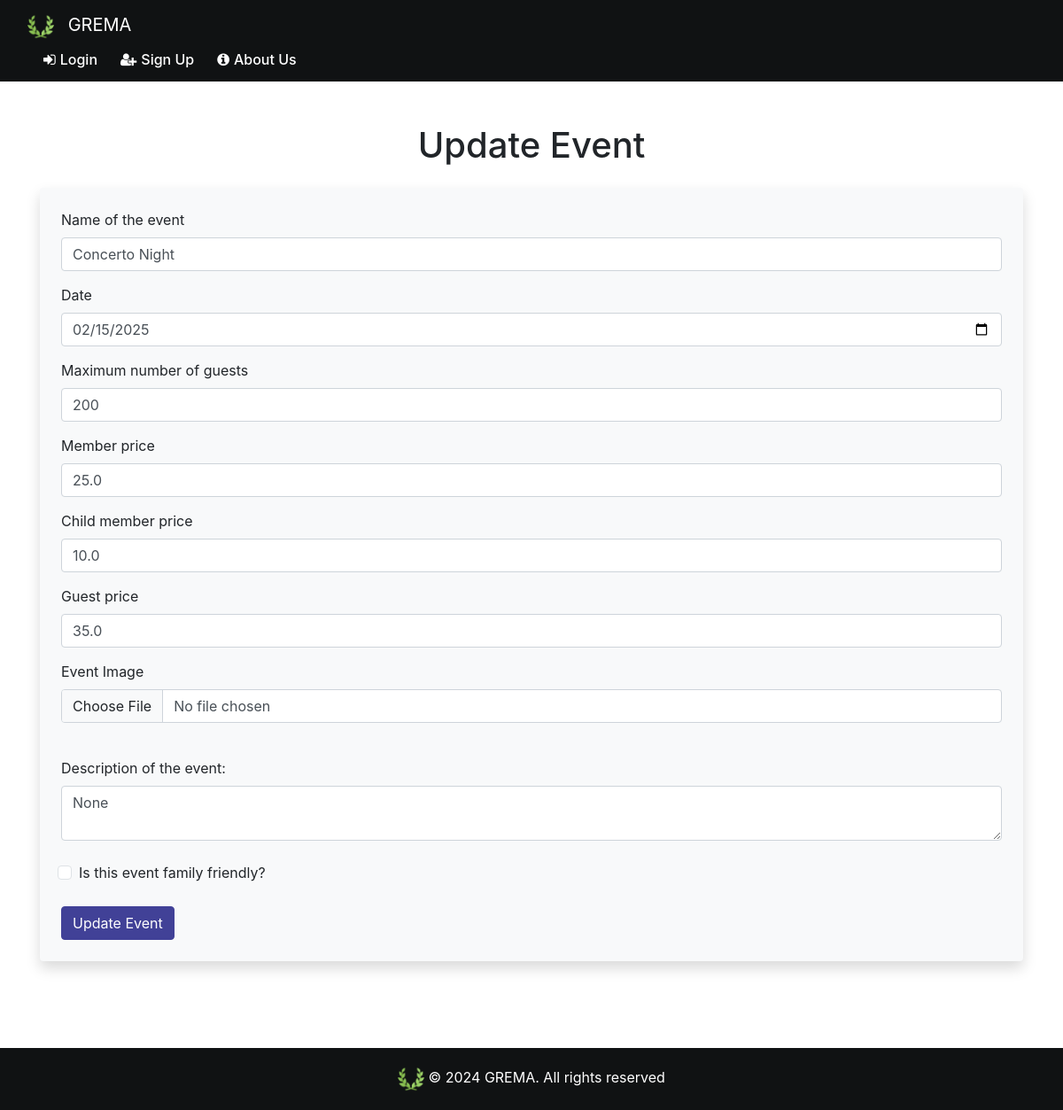
The app's page /update-event/1, older data.
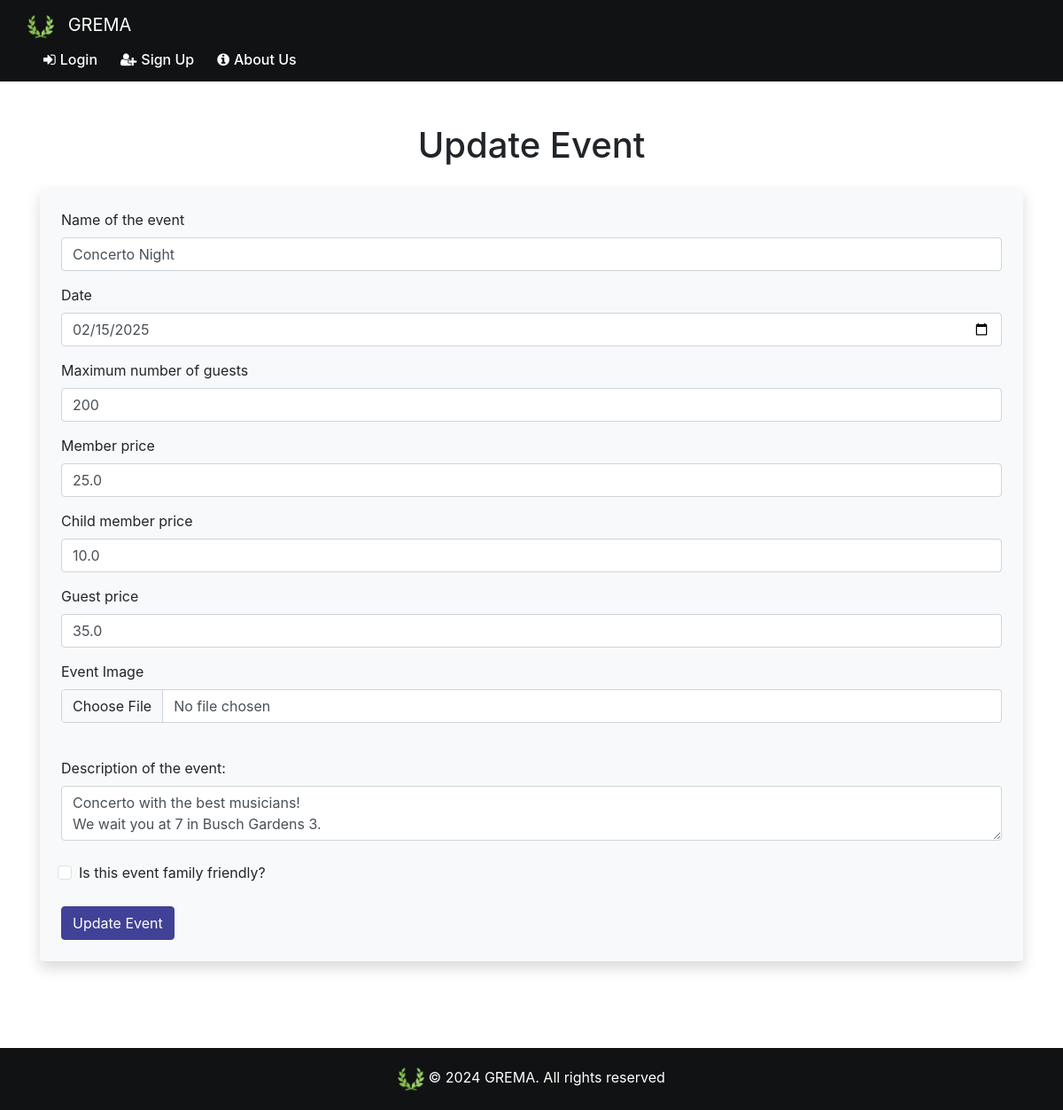
The same page, newer data.
### website/models.py (models this page shows)
class Event(db.Model):
    id = db.Column(db.Integer, primary_key=True)
    name= db.Column(db.String(80))
    date = db.Column(db.DateTime(timezone=True), default=func.current_date())
    max_guest_num = db.Column(db.Integer)
    member_price=db.Column(db.Float)
    member_child_price=db.Column(db.Float)
    guest_price=db.Column(db.Float)
    child_price=db.Column(db.Float)
    is_family_friendly=db.Column(db.Boolean)
    img_url=db.Column(db.String(300))
    description=db.Column(db.String(800))
    admin_id = db.Column(db.Integer, db.ForeignKey('admin.id'))

### website/views.py (the view, shortened to what this page needs)
@login_required
@views.route('/update-event/<int:event_id>', methods=['GET', 'POST'])
def update_event(event_id):
    event = Event.query.get_or_404(event_id)
    return render_template('update_event.html', event=event, user=current_user)

### website/views.py (called while the page is built)
@views.context_processor
def inject_membership():
    if current_user.is_authenticated:
        is_member = Fee.query.filter_by(user_fee=current_user.id, payed=True).first() is not None
    else:
        is_member = False
    return dict(is_member=is_member)

### website/templates/update_event.html (shortened to what this page needs)
{% extends "base.html" %}
{% block content %}
<div class="container py-5">
    <h1 class="text-center mb-4">Update Event</h1>
    <form method="POST" enctype="multipart/form-data" class="shadow p-4 bg-light rounded">
        <div class="form-group">
            <label for="name">Name of the event</label>
            <input type="text" class="form-control" id="name" name="name" value="{{ event.name }}" />
        </div>
        <div class="form-group">
            <label for="date">Date</label>
            <input type="date" class="form-control" id="date" name="date"
                value="{{ event.date.strftime('%Y-%m-%d') }}" />
        </div>
        <div class="form-group">
            <label for="max_guest_num">Maximum number of guests</label>
            <input type="number" class="form-control" id="max_guest_num" name="max_guest_num"
                value="{{ event.max_guest_num }}" />
        </div>
        <div class="form-group">
            <label for="member_price">Member price</label>
            <input type="number" class="form-control" id="member_price" name="member_price"
                value="{{ event.member_price }}" />
        </div>
        <div class="form-group">
            <label for="member_child_price">Child member price</label>
            <input type="number" class="form-control" id="member_child_price" name="member_child_price"
                value="{{ event.member_child_price }}" />
        </div>
        <div class="form-group">
            <label for="guest_price">Guest price</label>
            <input type="number" class="form-control" id="guest_price" name="guest_price"
                value="{{ event.guest_price }}" />
        </div>
        <div class="form-group">
            <label for="img_url">Event Image</label>
            <input type="file" class="form-control" id="img_url" name="img_url" />
        </div>
        <br />
        <label for="description">Description of the event:</label>
        <textarea name="description" id="description" class="form-control">{{ event.description }}</textarea>
        <br />
        <div class="form-check">
            <input class="form-check-input" type="checkbox" value="true" id="isFamilyFriendly" name="isFamilyFriendly">
            <label class="form-check-label" for="isFamilyFriendly">
                Is this event family friendly?
            </label>
        </div>
        <br />
        <button type="submit" class="btn btn-primary">Update Event</button>
    </form>
</div>
{% endblock %}

Row changes from the older to the newer data that the page shows:
changed Event "Concerto Night": description "None" → "Concerto with the best musicians! We wait you at 7 in Busch Gardens 3."
